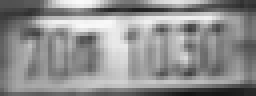
#> input picture LBLP_Samples/test/bicubic/4/4x4_CUBIC_20200910_194841_INF_3.avi-10_0car_lp.png, 64 x 24 px (shown 4 times larger)
$ python -i RetinaFace_data_loader.py   (imports and definitions only)
#> lines starting #> are read from the running program, lines starting #| are printed output that depends on the picture
#> further down, picture is the input picture: shape (24, 64, 3); min 20, max 250, mean 143.2
import cv2
import numpy as np
import random
from backbone.module.RetinaFace.RetinaFace_utils import matrix_iof


# [71 lines left out: function _crop, not called in this run]


def _distort(image):

    def _convert(image, alpha=1, beta=0):
#> called with alpha = 1, beta = -29.41
        tmp = image.astype(float) * alpha + beta
        tmp[tmp < 0] = 0
#> tmp: shape (24, 64, 3) float64; min 0, max 220.6, mean 113.8
        tmp[tmp > 255] = 255
        image[:] = tmp
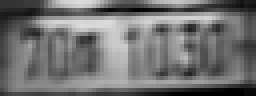
#> image: shape (24, 64, 3) (shown 4 times larger); min 0, max 220, mean 113.2

    image = image.copy()

    if random.randrange(2):

        #brightness distortion
        if random.randrange(2):
            _convert(image, beta=random.uniform(-32, 32))

        #contrast distortion
        if random.randrange(2):
            _convert(image, alpha=random.uniform(0.5, 1.5))

        image = cv2.cvtColor(image, cv2.COLOR_BGR2HSV)
#> image: shape (24, 64, 3); mean H, S, V 0, 0, 102

        #saturation distortion
        if random.randrange(2):
            _convert(image[:, :, 1], alpha=random.uniform(0.5, 1.5))
#> in _convert (call 3), `tmp = image.astype(float) * alpha + beta`: tmp: shape (24, 64) float64; every value is 0
#> in _convert (call 3), `image[:] = tmp`: image: shape (24, 64); every value is 0

        #hue distortion
        if random.randrange(2):
            tmp = image[:, :, 0].astype(int) + random.randint(-18, 18)
#> tmp: shape (24, 64) int64; every value is -5
            tmp %= 180
#> tmp: shape (24, 64) int64; every value is 175
            image[:, :, 0] = tmp
#> image: shape (24, 64, 3); mean H, S, V 175, 0, 102

        image = cv2.cvtColor(image, cv2.COLOR_HSV2BGR)

    else:

        #brightness distortion
        if random.randrange(2):
            _convert(image, beta=random.uniform(-32, 32))

        image = cv2.cvtColor(image, cv2.COLOR_BGR2HSV)

        #saturation distortion
        if random.randrange(2):
            _convert(image[:, :, 1], alpha=random.uniform(0.5, 1.5))

        #hue distortion
        if random.randrange(2):
            tmp = image[:, :, 0].astype(int) + random.randint(-18, 18)
            tmp %= 180
            image[:, :, 0] = tmp

        image = cv2.cvtColor(image, cv2.COLOR_HSV2BGR)

        #contrast distortion
        if random.randrange(2):
            _convert(image, alpha=random.uniform(0.5, 1.5))

    return image


# [40 lines left out: functions _mirror, _pad_to_square, _resize_subtract_mean, not called in this run]


class preproc(object):

    def __init__(self, img_dim, rgb_means):
        self.img_dim = img_dim
        self.rgb_means = rgb_means

    # [22 lines left out: function __call__, not called in this run]

>>> import cv2
>>> picture = cv2.imread('../../../LBLP_Samples/test/bicubic/4/4x4_CUBIC_20200910_194841_INF_3.avi-10_0car_lp.png')
>>> result = _distort(picture)

$ run again, on LBLP_Samples/test/bicubic/4/4x4_CUBIC_20200910_194841_INF_3.avi-158_0car_lp.png
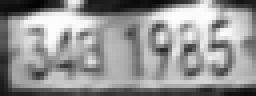
#> input picture LBLP_Samples/test/bicubic/4/4x4_CUBIC_20200910_194841_INF_3.avi-158_0car_lp.png, 64 x 24 px (shown 4 times larger)
#> picture is the input picture: shape (24, 64, 3); min 2, max 253, mean 148
#> in _convert, `image[:] = tmp`:
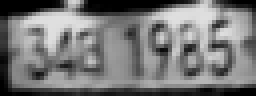
#> image: shape (24, 64, 3) (shown 4 times larger); min 0, max 223, mean 118.6
#> in _convert (call 2), `tmp = image.astype(float) * alpha + beta`:
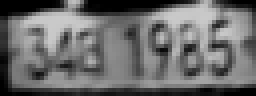
#> tmp: shape (24, 64, 3) float64 (shown 4 times larger); min 0, max 201.8, mean 107.4

$ run again, on LBLP_Samples/test/bicubic/4/4x4_CUBIC_20200912_134151_INF_3.avi-149_0car_lp.png
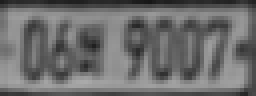
#> input picture LBLP_Samples/test/bicubic/4/4x4_CUBIC_20200912_134151_INF_3.avi-149_0car_lp.png, 64 x 24 px (shown 4 times larger)
#> picture is the input picture: shape (24, 64, 3); min 22, max 170, mean 108.8
#> in _convert, `tmp = image.astype(float) * alpha + beta`:
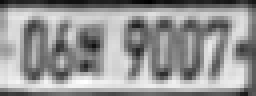
#> tmp: shape (24, 64, 3) float64 (shown 4 times larger); min -7.41, max 140.6, mean 79.3; drawn with min black and max white
#> in _convert, `image[:] = tmp`:
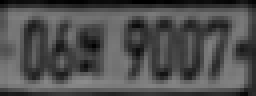
#> image: shape (24, 64, 3) (shown 4 times larger); min 0, max 140, mean 78.8
